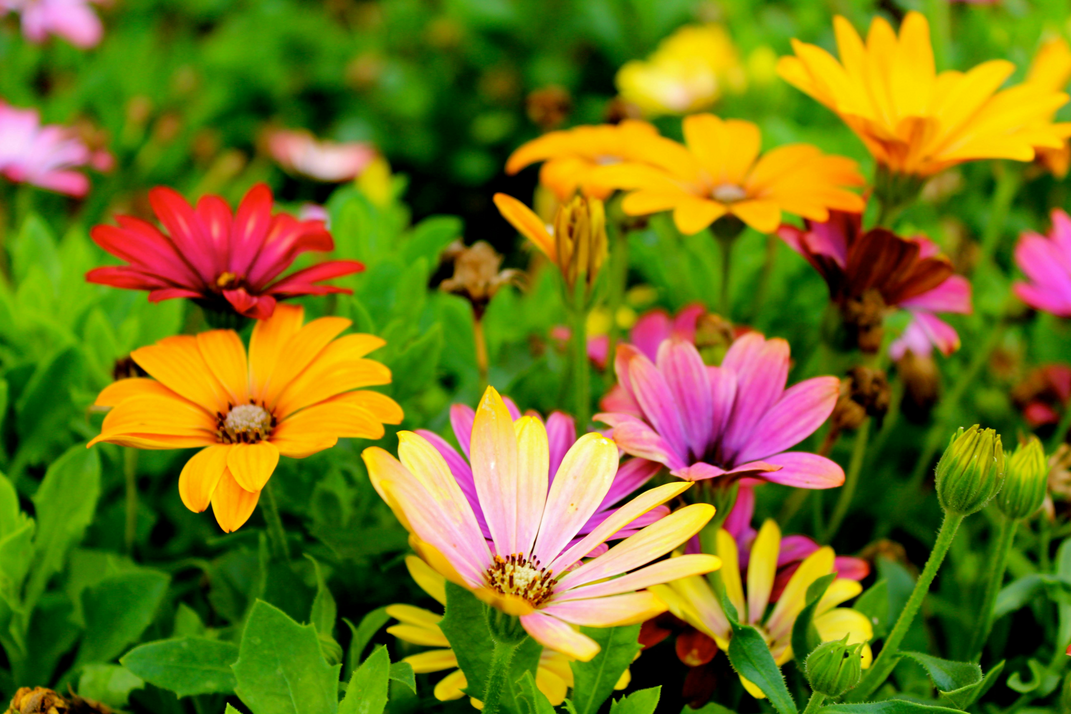
#> input picture PracticeCodes_CV/image.png, 1071 x 714 px
$ python code_16.py
#> lines starting #> are read from the running program, lines starting #| are printed output that depends on the picture; after the words box and inside, x2 and y2 are one past the last pixel; in counts of white or black regions, pixels touching at a corner belong together
#CODE 16

import cv2
import numpy as np

img = cv2.imread("image.png", 0)
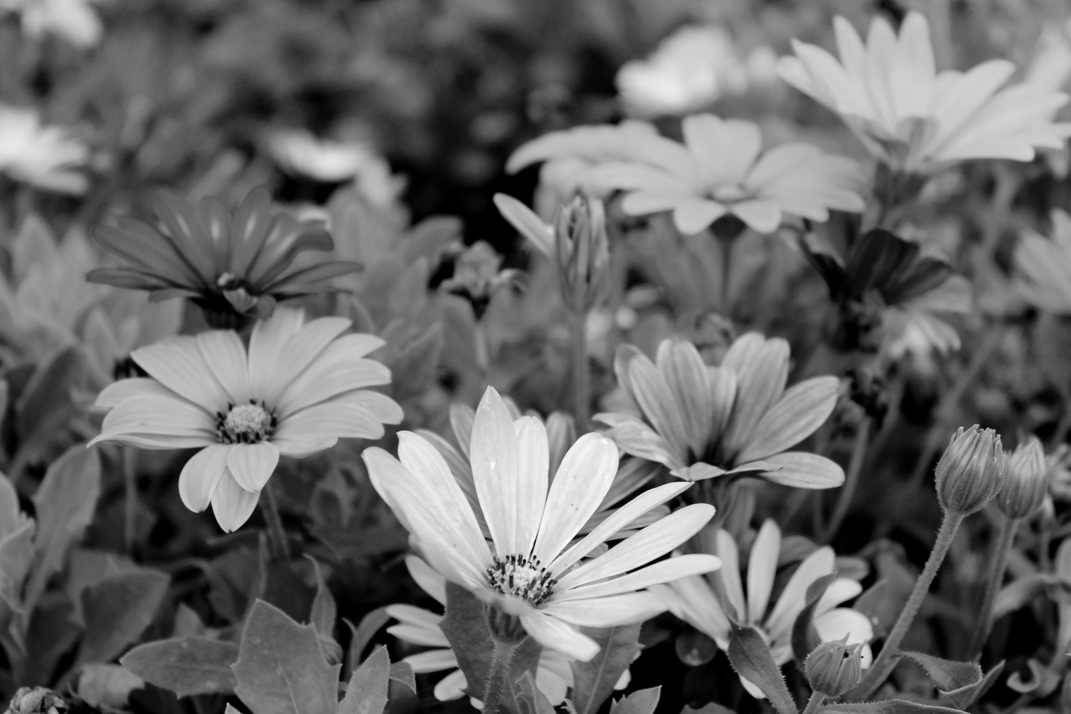
#> img: shape (714, 1071); min 0, max 254, mean 105.5

_, thresh = cv2.threshold(img, 127, 255, cv2.THRESH_BINARY_INV)
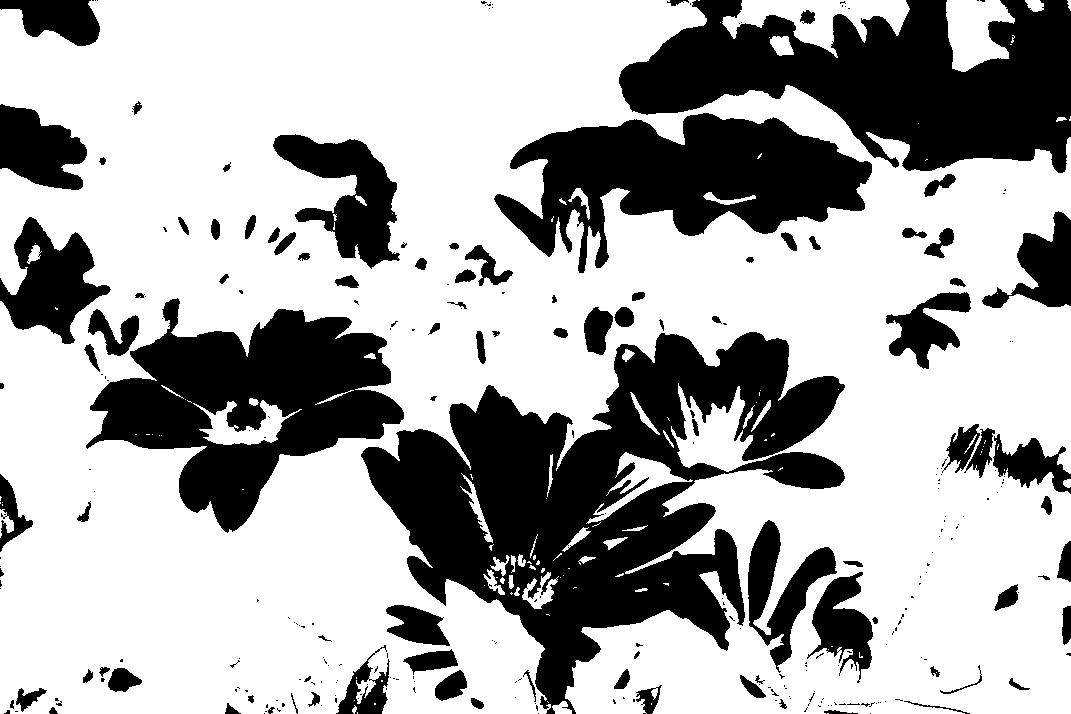
#> thresh: shape (714, 1071); 67.3% white; 293 black regions (195 under 20 px), largest, box (x1, y1, x2, y2) and area: (361, 332, 845, 714) 77622, (619, 0, 1071, 173) 45735, (86, 298, 404, 533) 35622

kernel = np.ones((5, 5), np.uint8)

erosion = cv2.erode(thresh, kernel, iterations=1)
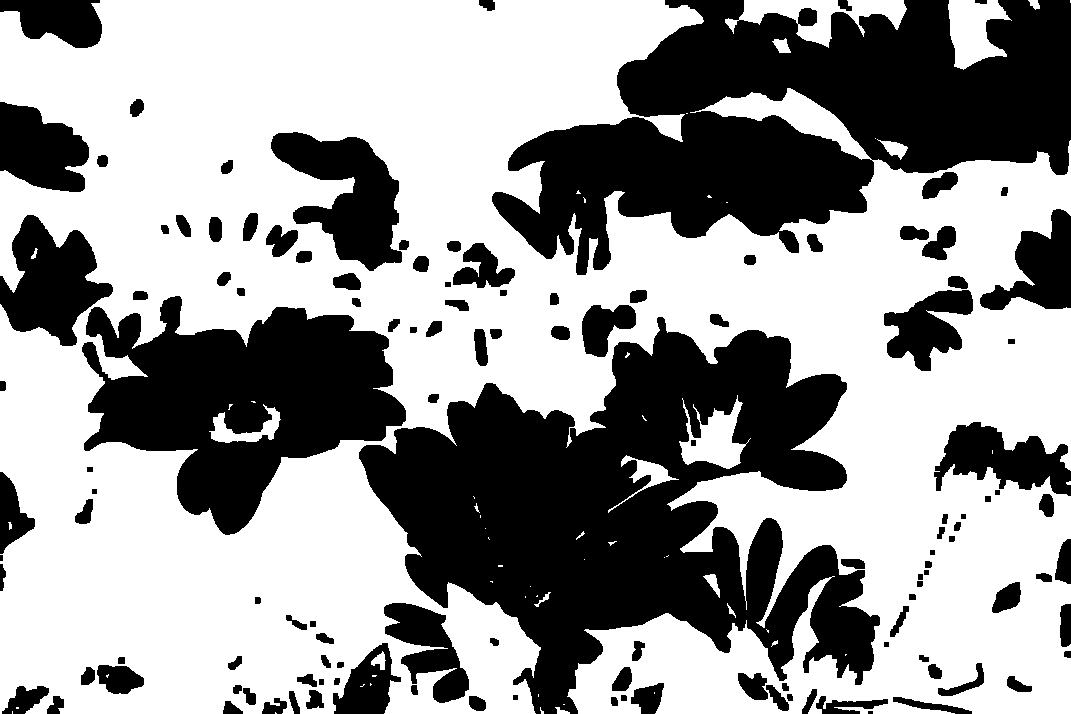
#> erosion: shape (714, 1071); 60.4% white; 127 black regions (2 under 20 px), largest, box (x1, y1, x2, y2) and area: (359, 317, 880, 714) 102325, (492, 0, 1071, 275) 85853, (82, 296, 406, 535) 42069
dilation = cv2.dilate(thresh, kernel, iterations=1)
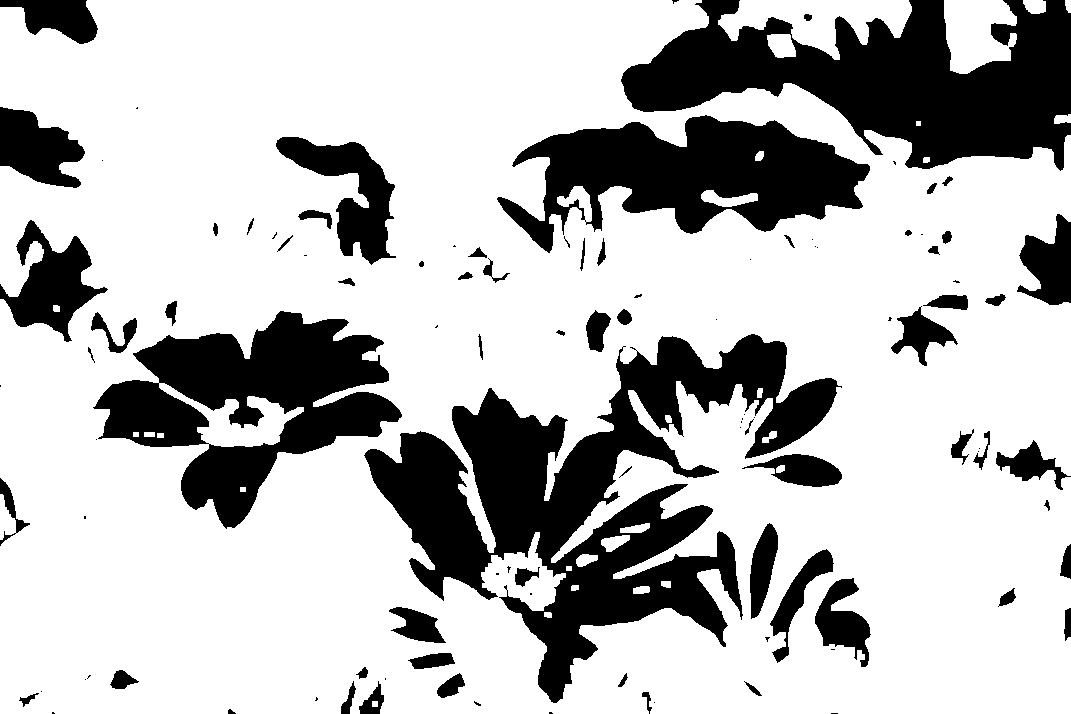
#> dilation: shape (714, 1071); 73.7% white; 107 black regions (43 under 20 px), largest, box (x1, y1, x2, y2) and area: (364, 334, 842, 703) 60923, (621, 0, 1071, 171) 41384, (93, 311, 402, 529) 30485

cv2.imshow("Original", thresh)
cv2.imshow("Erosion", erosion)
cv2.imshow("Dilation", dilation)
cv2.waitKey(0)
cv2.destroyAllWindows()

$ run again, with PracticeCodes_CV/face.png copied over PracticeCodes_CV/image.png
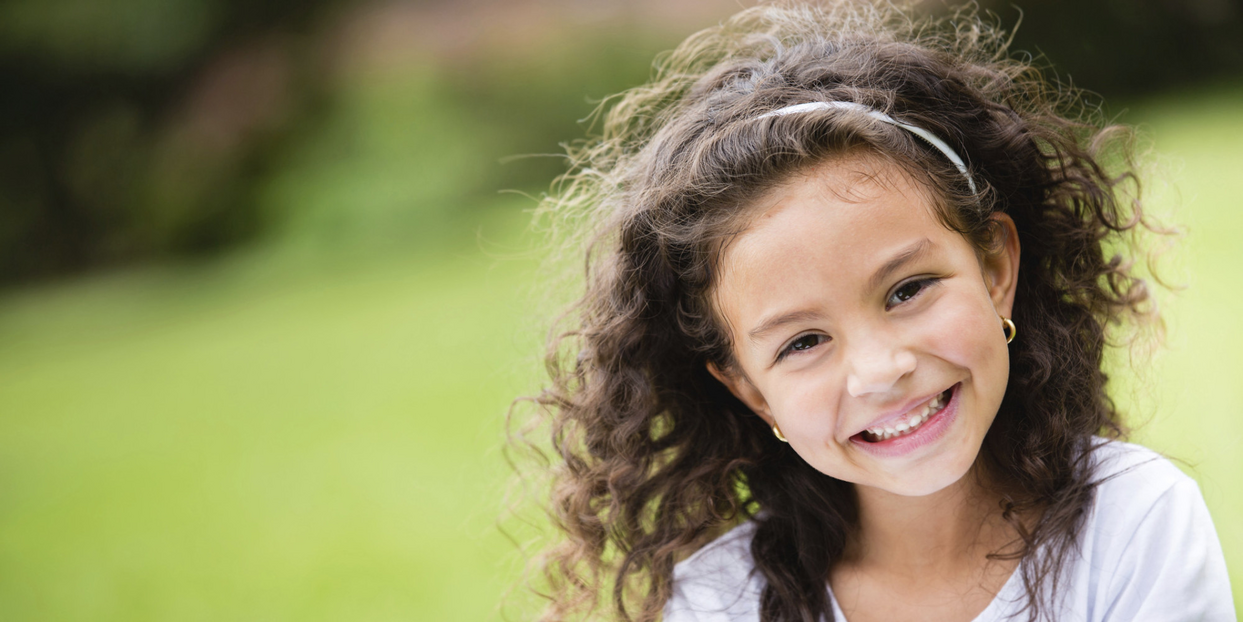
#> input picture PracticeCodes_CV/face.png, 1243 x 622 px
#> `_, thresh = cv2.threshold(img, 127, 255, cv2.THRESH_BINARY_INV)`:
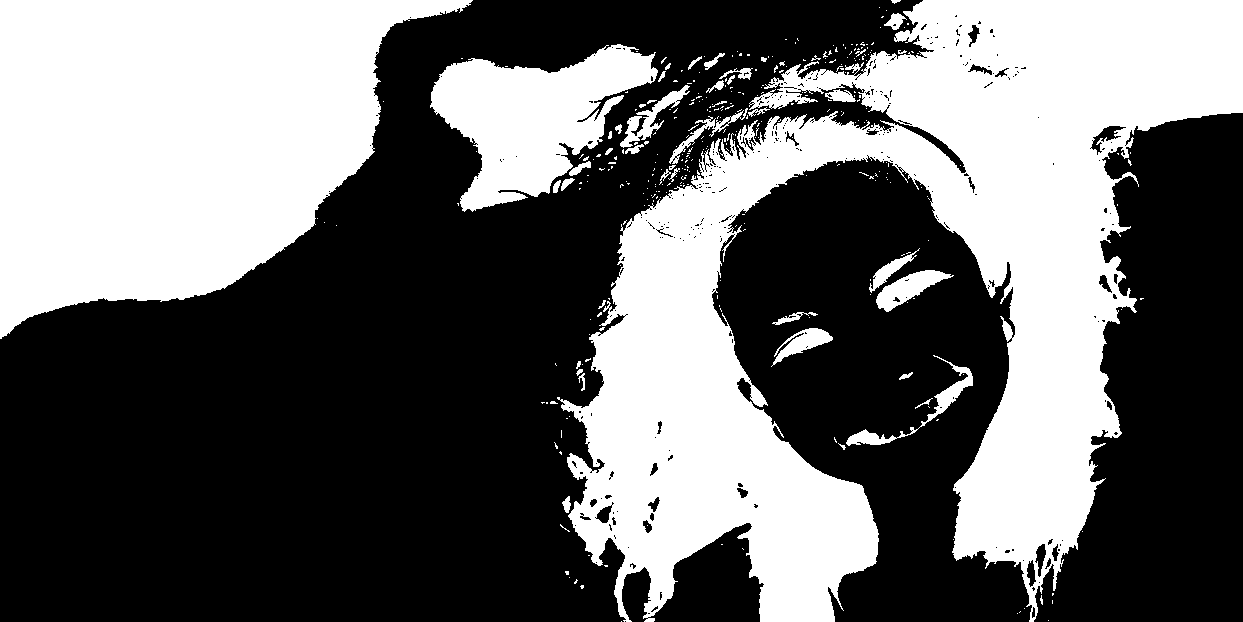
#> thresh: shape (622, 1243); 41.1% white; 343 white regions (297 under 20 px), largest, box (x1, y1, x2, y2) and area: (557, 0, 1243, 622) 184201, (0, 0, 473, 339) 104670, (430, 44, 658, 212) 19873
#> erosion: shape (622, 1243); 36.6% white; 67 white regions (42 under 20 px), largest, box (x1, y1, x2, y2) and area: (572, 0, 1243, 622) 160139, (0, 0, 469, 335) 102793, (433, 49, 655, 208) 17054
#> `dilation = cv2.dilate(thresh, kernel, iterations=1)`:
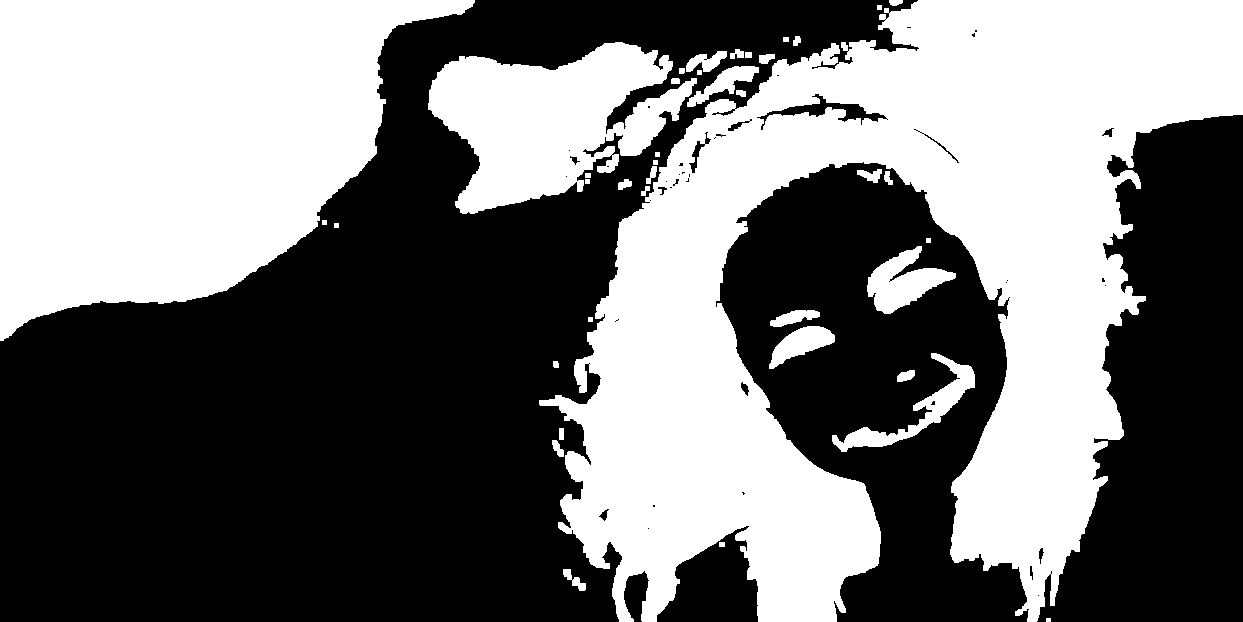
#> dilation: shape (622, 1243); 45.7% white; 40 white regions, largest, box (x1, y1, x2, y2) and area: (539, 0, 1243, 622) 209061, (0, 0, 475, 341) 106553, (428, 42, 697, 214) 26387
